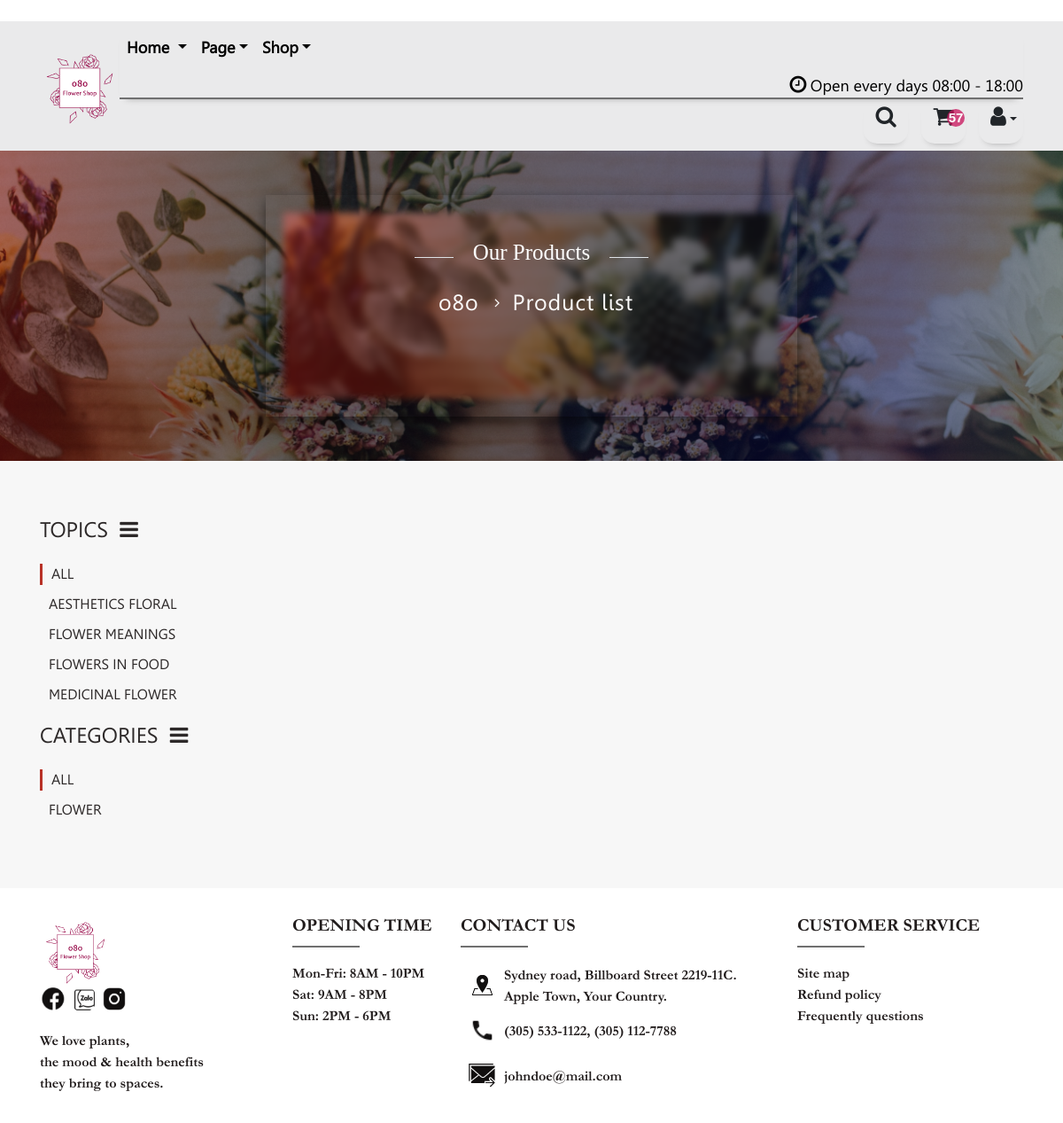
Page /products/?topic=all&category=all (signed in) on the committed database.
### flowershop/models.py (models this page shows, shortened)
class Topic(models.Model):
    name = models.CharField(max_length = 150, unique = True)
    image = models.ImageField(upload_to = 'topic_image')
    tags = models.ManyToManyField(Tag, blank = True)
    def show_image(self):
        return mark_safe('<img src="/media/%s" width="100" height="auto"/>' % self.image)
    show_image.short_description = ''
    def get_tags(self):
        return ", ".join([t.name for t in self.tags.all()])
    get_tags.short_description = 'tags'

### flowershop/views.py (the view)
# urls.py: path('products/', views.plist, name='flowershop-plist'),
def plist(request):
    try:
        selected_topic = request.GET['topic']
        selected_category = request.GET['category']
    except:
        return HttpResponseRedirect('/products/?topic=all&category=all')
    if selected_topic != 'all' and Topic.objects.filter(name = selected_topic).count() == 0:
        return HttpResponseRedirect('/products/?topic=all&category=all')
    if selected_category != 'all' and Category.objects.filter(name = selected_category).count() == 0:
        return HttpResponseRedirect('/products/?topic=all&category=all')
    temp = list(Topic.objects.all().values('name'))
    topics = ['all'] + [t['name'] for t in temp]
    temp = list(Category.objects.all().values('name'))
    categories = ['all'] + [c['name'] for c in temp]
    context = {
        'page_title': 'Products List',
        'cart_count': cartcount(request),
        'topics': topics,
        'categories': categories,
        'selected_topic': selected_topic,
        'selected_category': selected_category
    }
    return render(request, 'product-list.html', context)

### flowershop/views.py (called while the page is built)
def cartcount(request):
    try:
        items = list(Cart.objects.filter(user = request.user).values('quantity'))
        count = sum(item['quantity'] for item in items)
        return count
    except:
        return 0

### flowershop/templates/product-list.html (shortened to what this page needs)
﻿{% extends "base.html" %}
{% load static %}
{% block css %}
    <link rel="stylesheet" href="{% static 'library/swiper/swiper.min.css' %}">
    <link rel="stylesheet" href="{% static 'css/style.css' %}">
    <link rel="stylesheet" href="{% static 'css/header.css' %}">
    <link rel="stylesheet" href="{% static 'css/product.css' %}">
    <link rel="stylesheet" href="{% static 'cart-css/cart-title.css' %}">
    <link rel="stylesheet" href="{% static 'css/homeproduct.css' %}">
    <link rel="stylesheet" href="{% static 'css/footer.css' %}">
{% endblock %}
{% block content %}
    <section class="title">
        <div class="container-fluid title d-flex align-items-center">
            <div class="col-12 banner-text">
                <div class="box wrap w-100 align-items-center list-box">
                    <div class="row">
                        <div class="col-md-3 col-sm-2 p-0">
                        </div>
                        <div class="col-md-1 col-sm-1 border-top p-0">
                        </div>
                        <div class="col-md-4 col-sm-6 p-0">
                            <h2 class="text-capitalize">our products</h2>
                        </div>
                        <div class="col-md-1 col-sm-1 border-top p-0">
                        </div>
                        <div class="col-md-3 col-sm-2 p-0">
                        </div>
                    </div>
                    <div class="box-item-inner">
                        <span><a class="btn-link" href="{% url 'flowershop-home' %}"  typeof="WebPage" title="Go to home">
                            o8o
                        </a>
                    </span>
                    <i class="fa fa-angle-right" aria-hidden="true"></i>
                    <span> Product list</span>
                    </div>
                </div>
        </div>
        </div>
    </section>
    <article class="product-section">
        <div class="container">
            <div class="row">
                <div class="col-xl-3 d-xl-block">
                    <div id="filter-topic">
                        <a class="d-block text-uppercase filter-title text-decoration-none" data-toggle="collapse" href="#topics-list">
                            topics&nbsp;&nbsp;<i class="fa fa-bars"></i>
                        </a>
                        <ul class="list-unstyled filter-list" id="topics-list">
                            {% for topic in topics %}
                                {% if topic == selected_topic %}
                                    <li class="active"><a class="text-uppercase" href="javascript:void(0)">{{ topic }}</a></li>
                                {% else %}
                                    <li><a class="text-uppercase" href="javascript:void(0)">{{ topic }}</a></li>
                                {% endif %}
                            {% endfor %}
                        </ul>
                    </div>
                    <div id="filter-category">
                        <a class="d-block text-uppercase filter-title text-decoration-none" data-toggle="collapse" href="#categories-list">
                            categories&nbsp;&nbsp;<i class="fa fa-bars"></i>
                        </a>
                        <ul class="list-unstyled filter-list" id="categories-list">
                            {% for category in categories %}
                                {% if category == selected_category %}
                                    <li class="active"><a class="text-uppercase" href="javascript:void(0)">{{ category }}</a></li>
                                {% else %}
                                    <li><a class="text-uppercase" href="javascript:void(0)">{{ category }}</a></li>
                                {% endif %}
                            {% endfor %}
                        </ul>
                    </div>
                </div>
                <div class="col-xl-9 products-container">
                </div>
            </div>
        </div>
    </article>
{% endblock %}

### flowershop/static/css/style.css (style rules this page uses)
body { font-size: 1rem; font-family: leelawad, sans-serif; color: #707070; }
@media (min-width: 1200px) { body { padding-top: 0; } }

### flowershop/static/css/header.css (style rules this page uses)
div > i + span { color: #000; font-size: 18px; cursor: pointer; }

### flowershop/static/css/product.css (style rules this page uses)
.title >div { background-image: url(../images/product-list/list-landscape.png); }
.product-section { background-color: #f7f7f7; padding: 60px 0; }
.filter-title { font-weight: 500; color: #2D2929; font-size: 1.5rem; margin-bottom: 20px; }
.filter-list a { color: #2D2929; }
.filter-list li { margin-bottom: 10px; padding-left: 10px; }
.active { border-left: 3px solid #B83227; }

### flowershop/static/cart-css/cart-title.css (style rules this page uses)
.title { width: 100%; height: 350px; overflow: hidden; position: relative; }
.title >div { background-color: #698467; background-repeat: no-repeat; background-position: center center; }
.box { position: relative; width: 40%; height: 250px; max-width: 600px; padding: 50px; box-shadow: 0px 5px 15px rgba(0, 0, 0, .5); overflow: hidden; color: #fff; margin-left: auto; margin-right: auto; text-align: center; }
.box .row .border-top { position: relative; top: 20px; }
.box:before { content: ''; position: absolute; top: 20px; right: 20px; left: 20px; bottom: 20px; background-attachment: fixed; filter: blur(4px); }
.list-box:before { background-image: url('../images/product-list/list-landscape.png'); }
.box > .box-item-inner span a { font-size: 25px; letter-spacing: 1px; padding-right: 10px; color: #fff; }
.box > .box-item-inner span { font-size: 25px; letter-spacing: 1px; padding-left: 10px; color: #fff; position: relative; top:15px; }
.box h2 { position: relative; font-family: MinionPro; color: #fff; font-size: 40px; text-align: center; margin-top:0px; margin-left: auto; margin-right: auto; max-width: 100%; cursor: default; }
.fa-angle-right { position: relative; top: 12px; }
@media only screen and (max-width: 1920px) { .box > .box-item-inner { position: relative; } }

### rows in the picture
Topic: name "AESTHETICS FLORAL"
Topic: name "FLOWER MEANINGS"
Topic: name "FLOWERS IN FOOD"
Topic: name "MEDICINAL FLOWER"

### other values in the picture
{{ cart_count }} "57"
{{ topic }} "ALL"
{{ category }} "ALL"
{{ category }} "FLOWER"
